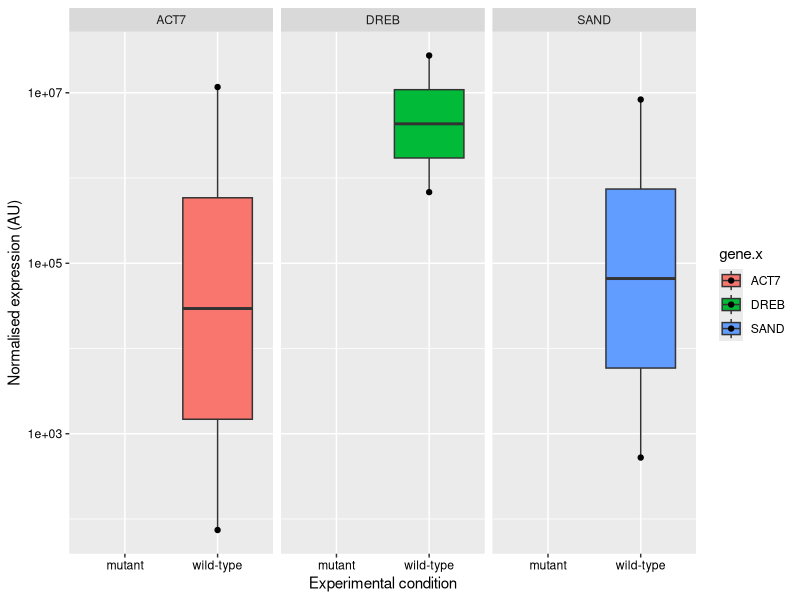

The R script that drew this image:
# library
suppressPackageStartupMessages(library(tidyverse))
suppressPackageStartupMessages(library(RColorBrewer))

# In the tutorial they added the samples-names by hand, I made it now that it will just take the first row from the excel sheet and use this as for samples
qpcr = read.delim("qpcr-mock-data.tsv", header = TRUE,stringsAsFactors = F)

# first, let's make a unique identifier by concatenating the xp_factor with the biol_rep columns
qpcr$unique_id = paste(qpcr$xp_factor,qpcr$biol_rep,sep = "_")

# Transform ct_vals by doing 2^-X
# this "2" should be able to change at some point because different primers will have different effciencies. However this is only important when you compare different primers/genes with each other in absolute terms
qpcr = mutate(qpcr,exp_ct_vals=2^-ct_vals)

##########################################################
# average the technical replicates of the reference genes
#########################################################
reference_values = qpcr %>% 
  filter(gene_type == "reference") %>% 
  group_by(xp_factor,biol_rep,gene) %>%
  summarise(avg_reference = mean(exp_ct_vals))

# assigning a unique identifier for left_join
reference_values$unique_id = paste(reference_values$xp_factor,reference_values$biol_rep,sep="_") 

#########################################
# Left join to add the reference Ct value
#########################################
# adding reference gene 2^-Ct values to every 2^-Ct value for every sample (identified by xp-factor & biological rep)

qpcr.with.ref.values = dplyr::left_join(x = qpcr,y = reference_values,by="unique_id")

qpcr.with.ref.values = mutate(qpcr.with.ref.values,delta.ct=exp_ct_vals / avg_reference)
head(qpcr.with.ref.values)

# plot the technical replicates distances
# qpcr.with.ref.values %>%  
#   ggplot(aes(x=biol_rep.x,y=delta.ct,color=as.factor(techinical.replicat))) + 
#   geom_point() + 
#   geom_line(group=biol_rep.x) +
#   scale_y_log10() +
#   facet_wrap( ~ gene.x + xp_factor.x)

################################################
# Average the technical replicates for all genes
################################################
qpcr.with.ref.values.avg = qpcr.with.ref.values %>% 
  group_by(xp_factor.x,biol_rep.x,gene.x) %>%
  summarise(avg_tech = mean(delta.ct))

# plot per xp_factor and facet per gene
qpcr.with.ref.values.avg %>% 
    ggplot(aes(x=xp_factor.x,y=avg_tech,fill=gene.x)) +
  geom_boxplot() +
  geom_point() +
  scale_y_log10() +
  facet_wrap(~ gene.x) +
  scale_color_brewer(palette = "Set2") +
  labs(x = "Experimental condition",y="Normalised expression (AU)") +
  theme(axis.text= element_text(color="black"))


